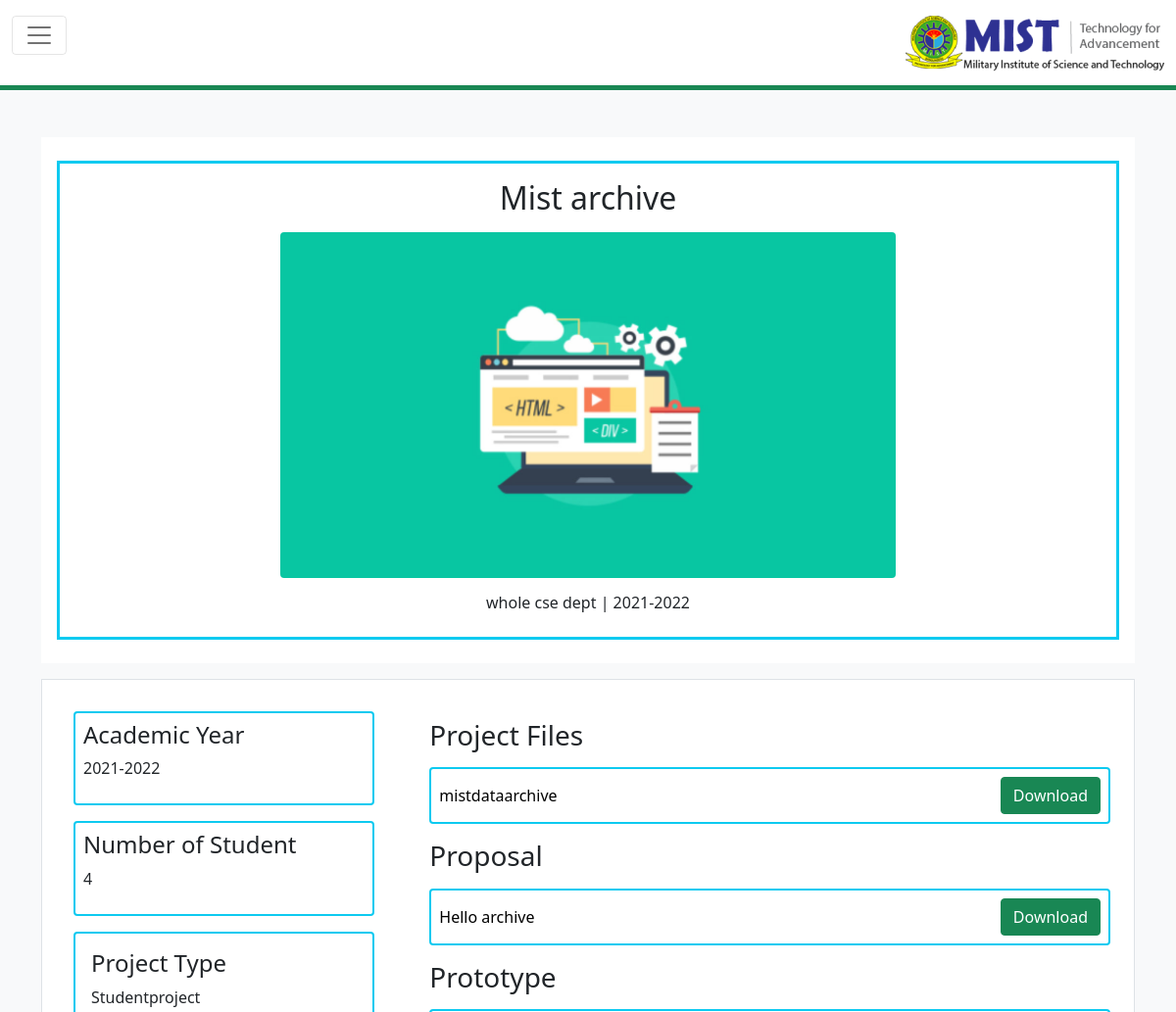
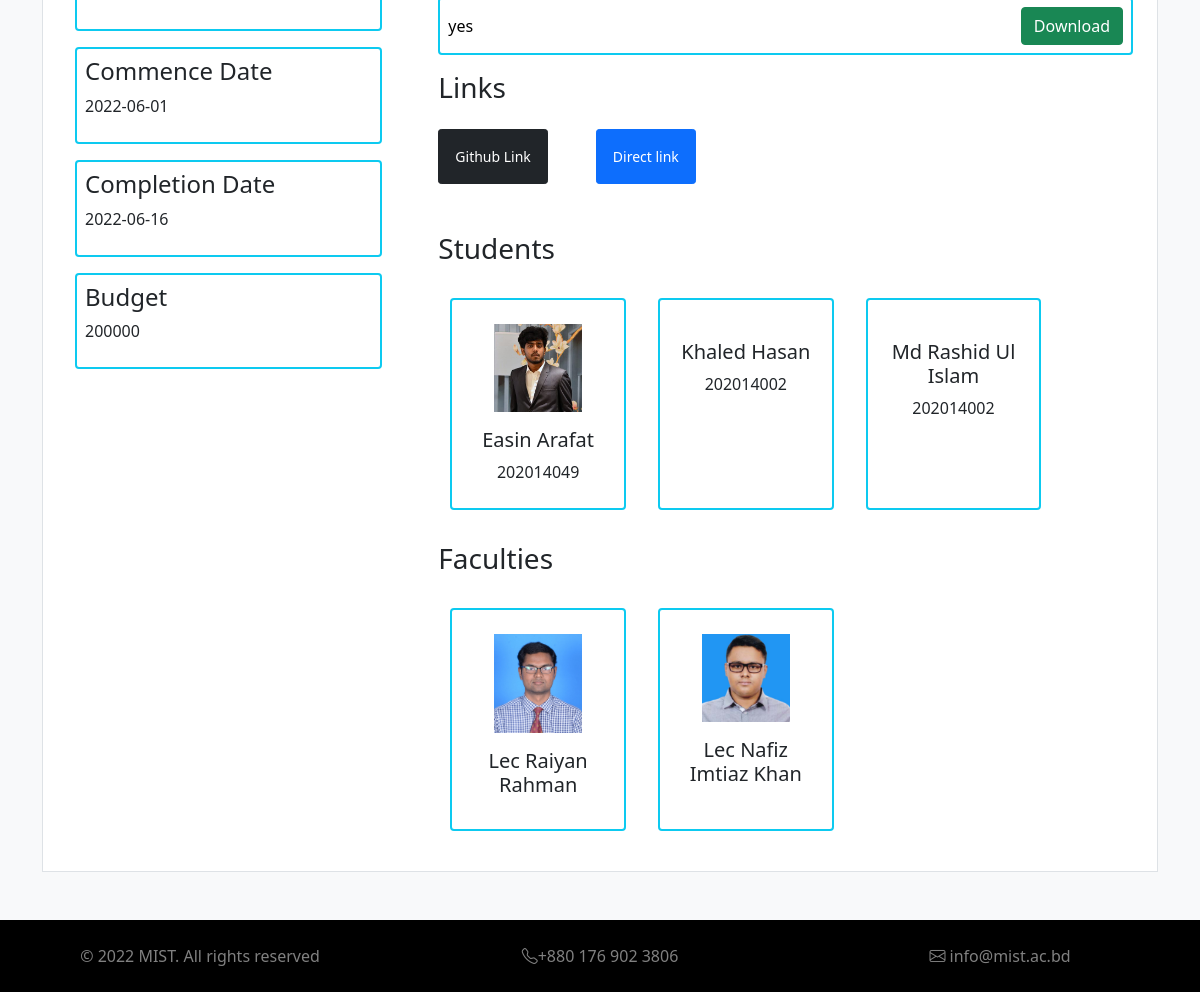
/Admin_page/project_details_admin.php (signed in), run on the app's committed database (2 pictures, top to bottom).
### tables this page shows
CREATE TABLE `projects` (
  `ProjectName` varchar(255) NOT NULL,
  `Academicyear` varchar(255) NOT NULL,
  `NoofStudent` int(10) NOT NULL,
  `StudentID` varchar(255) NOT NULL,
  `Supervisors` varchar(255) NOT NULL,
  `Member1Name` varchar(255) NOT NULL,
  `Member2Name` varchar(255) NOT NULL,
  `Member3Name` varchar(255) NOT NULL,
  `Member4Name` varchar(255) NOT NULL,
  `Member5Name` varchar(255) NOT NULL,
  `CommenceDate` varchar(255) NOT NULL,
  `CompletionDate` varchar(255) NOT NULL,
  `ProjectTitle` varchar(255) NOT NULL,
  `ProjectDomain` varchar(255) NOT NULL,
  `ProjectSynopsis` varchar(255) NOT NULL,
  `TeamPhoto` varchar(255) NOT NULL,
  `Proposal` varchar(255) NOT NULL,
  `Prototype` varchar(255) NOT NULL,
  `Budget` varchar(255) NOT NULL,
  `URLofFrontend` varchar(1000) NOT NULL,
  `GithubLink` varchar(1000) NOT NULL,
  `ProjectFile` varchar(255) NOT NULL,
  `RelevantProjects` varchar(1000) NOT NULL,
  `ProjectID` int(255) NOT NULL,
  `ProjectType` varchar(255) NOT NULL
);

### Admin_page/project_details_admin.php (the view, shortened to what this page needs)
<?php
if (isset($_SESSION['id']) && isset($_SESSION['user_name'])) {
  include_once 'db_conn.php';
$result = mysqli_query($conn,"SELECT * FROM projects");
$row = mysqli_fetch_array($result);
 ?>
<!DOCTYPE html>
<html lang="en">
  <head>
    <link
      href="https://cdn.jsdelivr.net/npm/bootstrap@5.1.3/dist/css/bootstrap.min.css"
      rel="stylesheet"
    />
    <link
      rel="stylesheet"
      href="https://cdn.jsdelivr.net/npm/bootstrap-icons@1.8.1/font/bootstrap-icons.css"
    />
  </head>
  <body>
    <nav
      class="navbar navbar-expand-xxl navbar-light border-bottom border-5 border-success"
    >
      <div class="container-fluid">
        <button
          class="navbar-toggler mb-3"
          type="button"
          data-bs-toggle="collapse"
          data-bs-target="#navbarSupportedContent"
          aria-controls="navbarSupportedContent"
          aria-expanded="false"
          aria-label="Toggle navigation"
        >
          <span class="navbar-toggler-icon"></span>
        </button>
        <a href="home_admin.php">
          <img class="ms-md-5 ms-1" src="../img/navlogo.png" alt="logo"
        /></a>
      </div>
    </nav>
    <div class="bg-light">
      <div class="container pt-5">
        <div class="card-body bg-white">
          <div class="p-3 mt-2 mb-2 border border-3 border-info">
            <h2 class="mb-2 text-center"><?php echo $row["ProjectName"]; ?></h2>
            <img
              src="../img/proj3.jpg"
              class="rounded my-3 mx-auto d-block"
              style="width: 60%"
              alt="..."
            />
            <h6 class="mb-2 text-center"><?php echo $row["ProjectDomain"]; ?> | <?php echo $row["Academicyear"]; ?></h6>
          </div>
        </div>
      </div>
      <div class="container pt-3">
        <div class="row border bg-white m-0">
          <div class="col-12 col-md-4 side-nav p-3">
            <div class="info-card p-2 border border-2 border-info m-3 rounded">
              <h4>Academic Year</h4>
              <p><?php echo $row["Academicyear"]; ?></p>
            </div>
            <div class="info-card p-2 border border-2 border-info m-3 rounded">
              <h4>Number of Student</h4>
              <p><?php echo $row["NoofStudent"]; ?></p>
            </div>
            <div class="info-card p-3 border border-2 border-info m-3 rounded">
              <h4>Project Type</h4>
              <p><?php echo $row["ProjectType"]; ?></p>
            </div>
            <div class="info-card p-2 border border-2 border-info m-3 rounded">
              <h4>Commence Date</h4>
               <p><?php echo $row["CommenceDate"]; ?></p>
            </div>
            <div class="info-card p-2 border border-2 border-info m-3 rounded">
              <h4>Completion Date</h4>
               <p><?php echo $row["CompletionDate"]; ?></p>
            </div>
           <div class="info-card p-2 border border-2 border-info m-3 rounded">
              <h4>Budget</h4>
               <p><?php echo $row["Budget"]; ?></p>
            </div>
          </div>
          <div class="col-md-8 col-12 p-4 pt-4 main-content">
            <div class="info-detail mt-3">
              <h3 class="mb-3">Project Files</h3>
              <div
                class="border d-flex align-items-center text-black border-2 border-info p-2 rounded"
              >
                <p class="m-0"><?php echo $row["ProjectFile"]; ?></p>
                <a href="#" class="ms-auto inline-block btn btn-success"
                  >Download </a>
              </div>
            </div>
            <div class="info-detail mt-3">
              <h3 class="mb-3">Proposal</h3>
              <div
                class="border d-flex align-items-center text-black border-2 border-info p-2 rounded"
              >
                 <p class="m-0"><?php echo $row["Proposal"]; ?></p>
                <a href="#" class="ms-auto inline-block btn btn-success"
                  >Download </a>
              </div>
            </div>
            <div class="info-detail mt-3">
              <h3 class="mb-3">Prototype</h3>
              <div
                class="border d-flex align-items-center text-black border-2 border-info p-2 rounded"
              >
                 <p class="m-0"><?php echo $row["Prototype"]; ?></p>
                <a href="#" class="ms-auto inline-block btn btn-success"
                  >Download </a>
              </div>
            </div>
            <div class="info-detail mt-3 mb-1">
              <h3 class="mb-2">Links</h3>
              <div class="d-flex align-items-center pt-3">
                <a href="#" class="link-button btn btn-dark btn-sm p-3"
                  ><i class="fa fa-github"></i> Github Link</a
                >
                <a
                  href="#"
                  class="link-button ms-2 ms-md-5 btn btn-primary btn-sm p-3"
                  ><i class="fa fa-globe"></i> Direct link</a
                >
              </div>
            </div>
            <h3 class="mb-3 mt-5">Students</h3>
            <div class="container ps-2 pe-2">
              <div class="row">
                <div
                  class="col-md-3 col-6 py-4 border border-info border-2 m-3 rounded"
                >
                  <img
                    style="width: 60%"
                    class="mx-auto d-block"
                    src="../img/student1.jpg"
                    alt=""
                  />
                  <h5 class="mt-3 text-center"><?php echo $row["Member1Name"]; ?></h5>
                  <p class="m-0 text-center">202014049</p>
                </div>
                <div
                  class="col-md-3 col-6 py-4 border border-info border-2 m-3 rounded"
                >
                  <h5 class="mt-3 text-center"><?php echo $row["Member2Name"]; ?></h5>
                  <p class="m-0 text-center">202014002</p>
                </div>
                <div
                  class="col-md-3 col-6 py-4 border border-info border-2 m-3 rounded"
                >
                  <h5 class="mt-3 text-center"><?php echo $row["Member3Name"]; ?></h5>
                  <p class="m-0 text-center">202014002</p>
                </div>
              </div>
            </div>
            <h3 class="mb-3 mt-3">Faculties</h3>
            <div class="container ps-2 pe-2">
              <div class="row">
                <div
                  class="col-md-3 col-6 py-4 border border-info border-2 m-3 rounded"
                >
                  <img
                    style="width: 60%"
                    class="mx-auto d-block"
                    src="../img/raiyansir.jpg"
                    alt=""
                  />
                  <h5 class="mt-3 text-center">Lec Raiyan Rahman</h5>
                </div>
                <div
                  class="col-md-3 col-6 py-4 border border-info border-2 m-3 rounded"
                >
                  <img
                    style="width: 60%"
                    class="mx-auto d-block"
                    src="../img/nafizsir.jpg"
                    alt=""
                  />
                  <h5 class="mt-3 text-center">Lec Nafiz Imtiaz Khan</h5>
                </div>
              </div>
            </div>
          </div>
        </div>
      </div>
      <div class="container-fluid bg-black py-2 mt-5">
        <div class="row">
          <div class="col-md-4 col-12 pt-3">
            <p class="text-white-50 text-center">
              © 2022 MIST. All rights reserved
            </p>
          </div>
          <div class="col-md-4 col-12 pt-3">
            <p class="text-white-50 text-center">
              <i class="bi bi-telephone"></i>+880 176 902 3806
            </p>
          </div>
          <div class="col-md-4 col-12 pt-3">
            <p class="text-white-50 text-center">
              <i class="bi bi-envelope"></i> info@mist.ac.bd
            </p>
          </div>
        </div>
      </div>
    </div>
  </body>
</html>
<?php
}else{
     header("Location: ../logout.php");
     exit();
}
 ?>

### data on the page
projects: ProjectName "Mist archive", ProjectDomain "whole cse dept", Academicyear "2021-2022", NoofStudent "4", ProjectType "Studentproject", CommenceDate "2022-06-01", CompletionDate "2022-06-16", Budget "200000", ProjectFile "mistdataarchive", Proposal "Hello archive", Prototype "yes", Member1Name "Easin Arafat", Member2Name "Khaled Hasan", Member3Name "Md Rashid Ul Islam"
